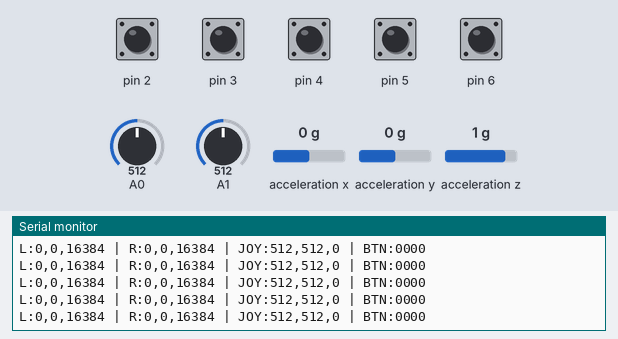
The sketch below on a simulated Arduino Uno, built with avr-gcc and run on an emulated ATmega328P. On the bench: the last lines printed to the serial monitor. Wiring (inferred from the names in the program): MPU-6050 motion sensor at I2C address 0x68; MPU-6050 motion sensor at I2C address 0x69. The test bench sets the inputs (shaded band); at power-on: pin 2–6 HIGH, A0 = 512, A1 = 512, acceleration x 0 g, acceleration y 0 g, acceleration z 1 g.

Above: at 7.2 s.
7.3 s: A0 set to 104
At 7.37 s:
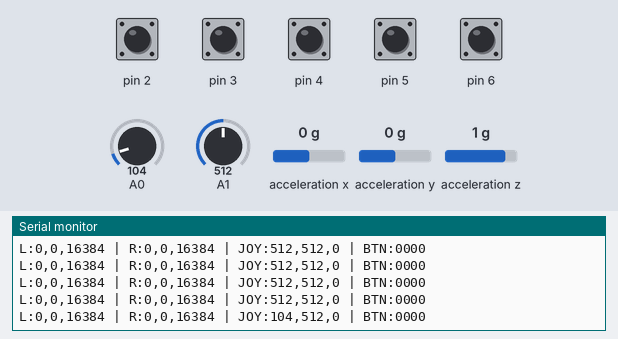
10.3 s: A0 set to 88
At 10.35 s:
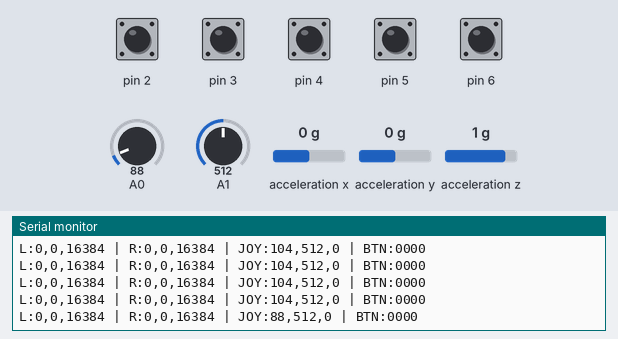
13.3 s: A1 set to 106
At 13.32 s:
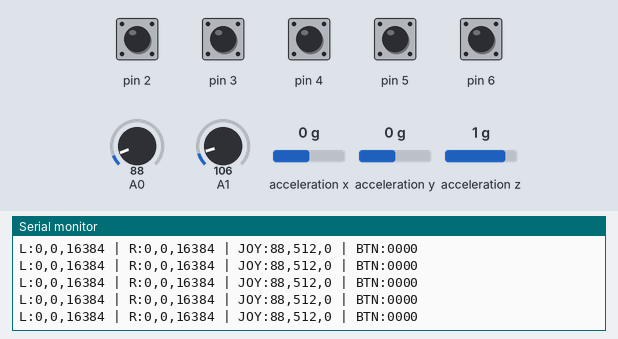
16.3 s: A1 set to 94
At 16.3 s:
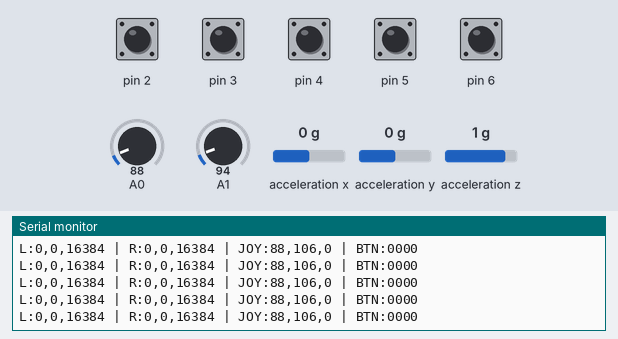

Measured:
- after the input at 7.3 s, the serial monitor: prints a new line after 0.06 s (image 1)
- after the input at 10.3 s, the serial monitor: prints a new line at once (image 2)

The sketch:

Bare-board.ino
```cpp
#include <Wire.h>

// MPU-6050 I2C 位址
const int MPU_LEFT  = 0x68; // 左手板
const int MPU_RIGHT = 0x69; // 右手板

// 儲存姿態角度 (簡易計算)
int16_t AcX1, AcY1, AcZ1;
int16_t AcX2, AcY2, AcZ2;

void setup() {
  Serial.begin(9600);
  Wire.begin();

  // 初始化左手 MPU6050
  Wire.beginTransmission(MPU_LEFT);
  Wire.write(0x6B); // PWR_MGMT_1 register
  Wire.write(0);    // 喚醒 MPU6050
  Wire.endTransmission(true);

  // 初始化右手 MPU6050
  Wire.beginTransmission(MPU_RIGHT);
  Wire.write(0x6B);
  Wire.write(0);
  Wire.endTransmission(true);

  // 初始化按鈕腳位
  pinMode(2, INPUT_PULLUP); // 搖桿 SW 按鈕
  pinMode(3, INPUT_PULLUP); // 按鈕 A
  pinMode(4, INPUT_PULLUP); // 按鈕 B
  pinMode(5, INPUT_PULLUP); // 按鈕 X
  pinMode(6, INPUT_PULLUP); // 按鈕 Y
}

void loop() {
  // 1. 讀取左手 MPU6050 (0x68)
  Wire.beginTransmission(MPU_LEFT);
  Wire.write(0x3B); // 從 ACCEL_XOUT_H 開始讀取
  Wire.endTransmission(false);
  Wire.requestFrom(MPU_LEFT, 6, true);
  AcX1 = Wire.read() << 8 | Wire.read();
  AcY1 = Wire.read() << 8 | Wire.read();
  AcZ1 = Wire.read() << 8 | Wire.read();

  // 2. 讀取右手 MPU6050 (0x69)
  Wire.beginTransmission(MPU_RIGHT);
  Wire.write(0x3B);
  Wire.endTransmission(false);
  Wire.requestFrom(MPU_RIGHT, 6, true);
  AcX2 = Wire.read() << 8 | Wire.read();
  AcY2 = Wire.read() << 8 | Wire.read();
  AcZ2 = Wire.read() << 8 | Wire.read();

  // 3. 讀取搖桿與按鈕
  int joyX = analogRead(A0);
  int joyY = analogRead(A1);
  int joySW = (digitalRead(2) == LOW) ? 1 : 0;
  int btnA  = (digitalRead(3) == LOW) ? 1 : 0;
  int btnB  = (digitalRead(4) == LOW) ? 1 : 0;
  int btnX  = (digitalRead(5) == LOW) ? 1 : 0;
  int btnY  = (digitalRead(6) == LOW) ? 1 : 0;

  // 4. 輸出統一通訊封包格式到 Serial Monitor
  // 格式：L_X,L_Y,L_Z | R_X,R_Y,R_Z | JoyX,JoyY,JoySW | A,B,X,Y
  Serial.print("L:");
  Serial.print(AcX1); Serial.print(","); Serial.print(AcY1); Serial.print(","); Serial.print(AcZ1);
  Serial.print(" | R:");
  Serial.print(AcX2); Serial.print(","); Serial.print(AcY2); Serial.print(","); Serial.print(AcZ2);
  Serial.print(" | JOY:");
  Serial.print(joyX); Serial.print(","); Serial.print(joyY); Serial.print(","); Serial.print(joySW);
  Serial.print(" | BTN:");
  Serial.print(btnA); Serial.print(btnB); Serial.print(btnX); Serial.println(btnY);

  delay(50); // 20Hz 刷新率
}
```
